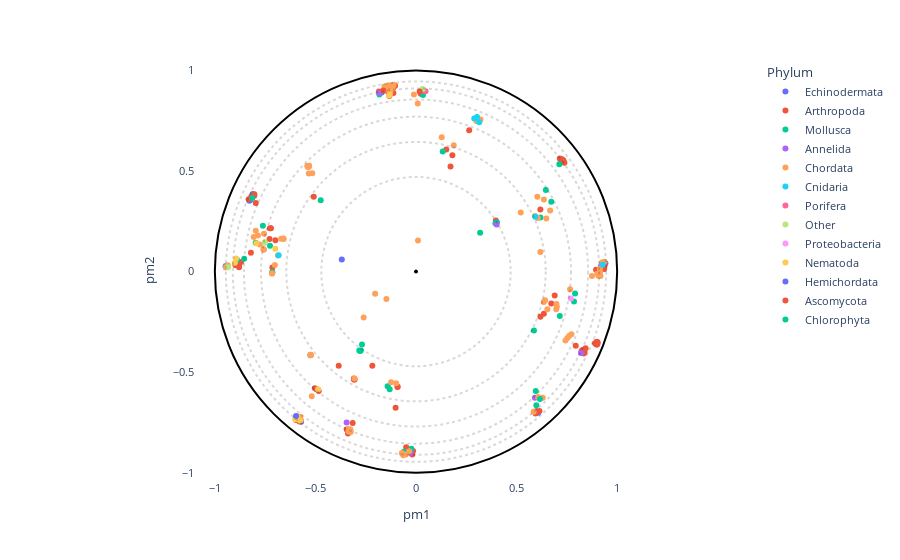

Notebook code cell kept with this figure:
### Markdown cell above
### Create interactive plot

### Code cell
# OPTIONS =================================================
#Here you can set different parameters to color & annotate the resulting projection:
title = ""
#----------------------------------------------------------
# Select the coloring from annotation .csv file:
labels_name = "Phylum"
# Select classes to label among the "labels_name" or "second_labels_name" column (comma separated list):
second_labels_name = ""
labels_text = []
show_text = True
#----------------------------------------------------------
# Use a custom color palette:
color_palette = None #Default: None
use_custom_palette = False
# Select projection center:
id_for_rotation = None #Default: None
use_selected_center = False
#==========================================================


#Check projection visualization parameters
#Labels name
if labels_name == "":
    labels_name = None
elif labels_name not in annotation_names:
    raise NameError(f"labels_name {labels_name} is not in the availables annotations.\nAvailables annotations: {annotation_names}")
#Second labels name
if second_labels_name == "":
    second_labels_name = None
elif second_labels_name not in annotation_names:
    raise NameError(f'"second_labels_name" {second_labels_name} is not in the availables annotations.\nAvailables annotations: {annotation_names}')
#Color palet selection
if not use_custom_palette:
    color_palette = None
#Center of projection selection

tmp_id_for_rotation = -1
if use_selected_center and id_for_rotation is not None:
    if id_for_rotation != tmp_id_for_rotation:
        tmp_id_for_rotation = id_for_rotation

        poincare_coord = df_embedding[["pm1","pm2"]].sort_values(by=["proteins_id"])
        poincare_coord = poincare_coord.values[:,:2]
        model = PoincareMaps(poincare_coord)
        model.get_distances()

        model.iroot = id_for_rotation - 1  #Zero indexing
        model.rotate()

        df_embedding["pm1"] = model.coordinates_rotated[:,0]
        df_embedding["pm2"] = model.coordinates_rotated[:,1]
else:
    df_embedding["pm1"] = df_embedding["pm1_com"]
    df_embedding["pm2"] = df_embedding["pm2_com"]

#Plot graph
fig = plot_embedding_interactive(df_embedding, 
                                 labels_name = labels_name,
                                 second_labels_name = second_labels_name, 
                                 show_text = show_text,
                                 labels_text = labels_text,
                                 color_palette = color_palette, 
                                 title = title, 
                                 fontsize = 11)
fig.show()

### Figure 1 — Plotly figure (JSON) as saved in the notebook; plotly's stock layout.template omitted (floating-point values rounded to 4 significant figures; data arrays with more than 128 entries replaced by an {"elided": "..."} marker saying what was removed)
{"data": [{"customdata": {"elided": "10x19 mixed values"}, "hovertemplate": "<b>%{hovertext}</b><br><br>Phylum=%{customdata[13]}<br>pm1=%{x}<br>pm2=%{y}<br>proteins_id=%{customdata[0]}<br>tree1=%{customdata[1]}<br>tree2=%{customdata[2]}<br>tree3=%{customdata[3]}<br>tree4=%{customdata[4]}<br>full_name=%{customdata[5]}<br>short_name=%{customdata[6]}<br>full_species=%{customdata[7]}<br>short_species=%{customdata[8]}<br>evo_distance=%{customdata[9]}<br>Color_species=%{customdata[10]}<br>Domain=%{customdata[11]}<br>Kingdom=%{customdata[12]}<br>Subphylum=%{customdata[14]}<br>Class=%{customdata[15]}<br>Genus=%{customdata[16]}<br>pm1_com=%{customdata[17]}<br>pm2_com=%{customdata[18]}<extra></extra>", "hovertext": ["Echinodermata", "Echinodermata", "Echinodermata", "Echinodermata", "Echinodermata", "Echinodermata", "Echinodermata", "Echinodermata", "Echinodermata", "Echinodermata"], "legendgroup": "Echinodermata", "marker": {"color": "#636efa", "symbol": "circle"}, "mode": "markers", "name": "Echinodermata", "orientation": "v", "showlegend": true, "textposition": "top right", "type": "scatter", "x": [-0.1703, 0.6072, -0.8245, -0.3688, -0.8117, 0.9417, -0.4948, -0.8287, -0.5714, -0.8797], "xaxis": "x", "y": [0.8903, -0.702, 0.3562, 0.06036, 0.386, 0.04186, -0.5851, 0.3524, -0.7461, 0.02891], "yaxis": "y"}, {"customdata": {"elided": "84x19 mixed values"}, "hovertemplate": "<b>%{hovertext}</b><br><br>Phylum=%{customdata[13]}<br>pm1=%{x}<br>pm2=%{y}<br>proteins_id=%{customdata[0]}<br>tree1=%{customdata[1]}<br>tree2=%{customdata[2]}<br>tree3=%{customdata[3]}<br>tree4=%{customdata[4]}<br>full_name=%{customdata[5]}<br>short_name=%{customdata[6]}<br>full_species=%{customdata[7]}<br>short_species=%{customdata[8]}<br>evo_distance=%{customdata[9]}<br>Color_species=%{customdata[10]}<br>Domain=%{customdata[11]}<br>Kingdom=%{customdata[12]}<br>Subphylum=%{customdata[14]}<br>Class=%{customdata[15]}<br>Genus=%{customdata[16]}<br>pm1_com=%{customdata[17]}<br>pm2_com=%{customdata[18]}<extra></extra>", "hovertext": ["Arthropoda", "Arthropoda", "Arthropoda", "Arthropoda", "Arthropoda", "Arthropoda", "Arthropoda", "Arthropoda", "Arthropoda", "Arthropoda", "Arthropoda", "Arthropoda", "Arthropoda", "Arthropoda", "Arthropoda", "Arthropoda", "Arthropoda", "Arthropoda", "Arthropoda", "Arthropoda", "Arthropoda", "Arthropoda", "Arthropoda", "Arthropoda", "Arthropoda", "Arthropoda", "Arthropoda", "Arthropoda", "Arthropoda", "Arthropoda", "Arthropoda", "Arthropoda", "Arthropoda", "Arthropoda", "Arthropoda", "Arthropoda", "Arthropoda", "Arthropoda", "Arthropoda", "Arthropoda", "Arthropoda", "Arthropoda", "Arthropoda", "Arthropoda", "Arthropoda", "Arthropoda", "Arthropoda", "Arthropoda", "Arthropoda", "Arthropoda", "Arthropoda", "Arthropoda", "Arthropoda", "Arthropoda", "Arthropoda", "Arthropoda", "Arthropoda", "Arthropoda", "Arthropoda", "Arthropoda", "Arthropoda", "Arthropoda", "Arthropoda", "Arthropoda", "Arthropoda", "Arthropoda", "Arthropoda", "Arthropoda", "Arthropoda", "Arthropoda", "Arthropoda", "Arthropoda", "Arthropoda", "Arthropoda", "Arthropoda", "Arthropoda", "Arthropoda", "Arthropoda", "Arthropoda", "Arthropoda", "Arthropoda", "Arthropoda", "Arthropoda", "Arthropoda"], "legendgroup": "Arthropoda", "marker": {"color": "#EF553B", "symbol": "circle"}, "mode": "markers", "name": "Arthropoda", "orientation": "v", "showlegend": true, "textposition": "top right", "type": "scatter", "x": [-0.58, 0.8339, -0.1525, -0.0187, -0.1041, 0.8382, -0.699, -0.714, -0.8035, -0.7575, -0.338, -0.3087, -0.1364, -0.8973, 0.8986, 0.8903, 0.8429, 0.8983, 0.8231, 0.9008, 0.9029, 0.8977, 0.8967, 0.9022, -0.1275, -0.1109, 0.7148, -0.8209, -0.7281, -0.7265, -0.5083, 0.1717, 0.2644, 0.8288, 0.7942, 0.1809, -0.503, 0.1506, -0.7968, -0.8197, -0.8041, -0.8322, -0.721, -0.09125, -0.09211, -0.01459, -0.3445, -0.2171, -0.3148, -0.1014, -0.04893, -0.3843, 0.6727, 0.6356, 0.6183, 0.8951, 0.9357, 0.9374, -0.4839, 0.9323, -0.9437, -0.8796, -0.5966, -0.586, -0.587, -0.1842, -0.8697, 0.02359, 0.7201, 0.7265, 0.7266, 0.7332, 0.7378, -0.3089, -0.305, 0.6138, 0.5944, 0.5991, -0.1401, 0.6894, 0.6187, -0.1124, -0.1323, 0.397], "xaxis": "x", "y": [-0.7455, -0.4071, 0.9111, -0.9098, 0.924, -0.3993, 0.1564, 0.02083, 0.3843, 0.1098, -0.8049, -0.5362, 0.9046, 0.03209, -0.3492, -0.3564, -0.3811, -0.3573, -0.3949, -0.3622, -0.3508, -0.3545, -0.3623, -0.3566, 0.9146, 0.9174, 0.5617, 0.09431, 0.1626, 0.2152, 0.3718, 0.522, 0.703, -0.3902, -0.369, 0.5787, -0.5799, 0.6069, 0.3408, 0.3712, 0.3777, 0.3602, 0.2159, -0.5727, -0.5737, -0.8916, -0.7853, -0.4683, -0.7522, -0.6772, -0.873, -0.4679, -0.1591, -0.2093, 0.3093, 0.008765, 0.01326, 0.02924, -0.5931, 0.03861, 0.02497, 0.02194, -0.7381, -0.7354, -0.7299, 0.8953, 0.04758, 0.8839, 0.5506, 0.5591, 0.5451, 0.5529, 0.5416, -0.5318, -0.536, -0.6929, -0.7055, -0.6926, 0.8952, -0.119, -0.2247, 0.8877, 0.8727, 0.2538], "yaxis": "y"}, {"customdata": {"elided": "36x19 mixed values"}, "hovertemplate": "<b>%{hovertext}</b><br><br>Phylum=%{customdata[13]}<br>pm1=%{x}<br>pm2=%{y}<br>proteins_id=%{customdata[0]}<br>tree1=%{customdata[1]}<br>tree2=%{customdata[2]}<br>tree3=%{customdata[3]}<br>tree4=%{customdata[4]}<br>full_name=%{customdata[5]}<br>short_name=%{customdata[6]}<br>full_species=%{customdata[7]}<br>short_species=%{customdata[8]}<br>evo_distance=%{customdata[9]}<br>Color_species=%{customdata[10]}<br>Domain=%{customdata[11]}<br>Kingdom=%{customdata[12]}<br>Subphylum=%{customdata[14]}<br>Class=%{customdata[15]}<br>Genus=%{customdata[16]}<br>pm1_com=%{customdata[17]}<br>pm2_com=%{customdata[18]}<extra></extra>", "hovertext": ["Mollusca", "Mollusca", "Mollusca", "Mollusca", "Mollusca", "Mollusca", "Mollusca", "Mollusca", "Mollusca", "Mollusca", "Mollusca", "Mollusca", "Mollusca", "Mollusca", "Mollusca", "Mollusca", "Mollusca", "Mollusca", "Mollusca", "Mollusca", "Mollusca", "Mollusca", "Mollusca", "Mollusca", "Mollusca", "Mollusca", "Mollusca", "Mollusca", "Mollusca", "Mollusca", "Mollusca", "Mollusca", "Mollusca", "Mollusca", "Mollusca", "Mollusca"], "legendgroup": "Mollusca", "marker": {"color": "#00cc96", "symbol": "circle"}, "mode": "markers", "name": "Mollusca", "orientation": "v", "showlegend": true, "textposition": "top right", "type": "scatter", "x": [-0.525, -0.7259, 0.6455, -0.4737, 0.7855, 0.1328, 0.6725, -0.7142, -0.7148, -0.7969, -0.7612, -0.8542, -0.8137, -0.06013, -0.141, -0.04316, -0.02305, -0.2781, -0.2686, -0.2742, -0.282, 0.7149, 0.3187, 0.6187, -0.9461, 0.7907, -0.1823, 0.7125, 0.5982, 0.5953, 0.5865, -0.89, 0.3948, 0.4025, 0.03464, -0.1309], "xaxis": "x", "y": [-0.4153, 0.1289, 0.406, 0.3548, -0.1483, 0.597, 0.3469, -0.003272, -0.003367, 0.1429, 0.2274, 0.06433, 0.3658, -0.8962, -0.5696, -0.8986, -0.8807, -0.3944, -0.3623, -0.3922, -0.3918, -0.2211, 0.1928, 0.2695, 0.0282, -0.1084, 0.8799, 0.5332, -0.6645, -0.5936, -0.2933, 0.05915, 0.2408, 0.2458, 0.8783, -0.5855], "yaxis": "y"}, {"customdata": {"elided": "9x19 mixed values"}, "hovertemplate": "<b>%{hovertext}</b><br><br>Phylum=%{customdata[13]}<br>pm1=%{x}<br>pm2=%{y}<br>proteins_id=%{customdata[0]}<br>tree1=%{customdata[1]}<br>tree2=%{customdata[2]}<br>tree3=%{customdata[3]}<br>tree4=%{customdata[4]}<br>full_name=%{customdata[5]}<br>short_name=%{customdata[6]}<br>full_species=%{customdata[7]}<br>short_species=%{customdata[8]}<br>evo_distance=%{customdata[9]}<br>Color_species=%{customdata[10]}<br>Domain=%{customdata[11]}<br>Kingdom=%{customdata[12]}<br>Subphylum=%{customdata[14]}<br>Class=%{customdata[15]}<br>Genus=%{customdata[16]}<br>pm1_com=%{customdata[17]}<br>pm2_com=%{customdata[18]}<extra></extra>", "hovertext": ["Annelida", "Annelida", "Annelida", "Annelida", "Annelida", "Annelida", "Annelida", "Annelida", "Annelida"], "legendgroup": "Annelida", "marker": {"color": "#ab63fa", "symbol": "circle"}, "mode": "markers", "name": "Annelida", "orientation": "v", "showlegend": true, "textposition": "top right", "type": "scatter", "x": [-0.0268, -0.3448, 0.919, 0.03705, 0.8205, 0.4006, -0.9466, -0.1818, 0.5911], "xaxis": "x", "y": [-0.9, -0.7507, 0.02627, 0.8976, -0.4046, 0.2336, 0.02358, 0.8875, -0.6275], "yaxis": "y"}, {"customdata": {"elided": "88x19 mixed values"}, "hovertemplate": "<b>%{hovertext}</b><br><br>Phylum=%{customdata[13]}<br>pm1=%{x}<br>pm2=%{y}<br>proteins_id=%{customdata[0]}<br>tree1=%{customdata[1]}<br>tree2=%{customdata[2]}<br>tree3=%{customdata[3]}<br>tree4=%{customdata[4]}<br>full_name=%{customdata[5]}<br>short_name=%{customdata[6]}<br>full_species=%{customdata[7]}<br>short_species=%{customdata[8]}<br>evo_distance=%{customdata[9]}<br>Color_species=%{customdata[10]}<br>Domain=%{customdata[11]}<br>Kingdom=%{customdata[12]}<br>Subphylum=%{customdata[14]}<br>Class=%{customdata[15]}<br>Genus=%{customdata[16]}<br>pm1_com=%{customdata[17]}<br>pm2_com=%{customdata[18]}<extra></extra>", "hovertext": ["Chordata", "Chordata", "Chordata", "Chordata", "Chordata", "Chordata", "Chordata", "Chordata", "Chordata", "Chordata", "Chordata", "Chordata", "Chordata", "Chordata", "Chordata", "Chordata", "Chordata", "Chordata", "Chordata", "Chordata", "Chordata", "Chordata", "Chordata", "Chordata", "Chordata", "Chordata", "Chordata", "Chordata", "Chordata", "Chordata", "Chordata", "Chordata", "Chordata", "Chordata", "Chordata", "Chordata", "Chordata", "Chordata", "Chordata", "Chordata", "Chordata", "Chordata", "Chordata", "Chordata", "Chordata", "Chordata", "Chordata", "Chordata", "Chordata", "Chordata", "Chordata", "Chordata", "Chordata", "Chordata", "Chordata", "Chordata", "Chordata", "Chordata", "Chordata", "Chordata", "Chordata", "Chordata", "Chordata", "Chordata", "Chordata", "Chordata", "Chordata", "Chordata", "Chordata", "Chordata", "Chordata", "Chordata", "Chordata", "Chordata", "Chordata", "Chordata", "Chordata", "Chordata", "Chordata", "Chordata", "Chordata", "Chordata", "Chordata", "Chordata", "Chordata", "Chordata", "Chordata", "Chordata"], "legendgroup": "Chordata", "marker": {"color": "#FFA15A", "symbol": "circle"}, "mode": "markers", "name": "Chordata", "orientation": "v", "showlegend": true, "textposition": "top right", "type": "scatter", "x": [0.6053, -0.5724, -0.1209, -0.1158, -0.1273, 0.1877, -0.1501, 0.5849, 0.008772, -0.01021, -0.2602, -0.6582, -0.6703, -0.6592, -0.3351, -0.5182, 0.6531, -0.7968, 0.6419, 0.1279, 0.6476, 0.5918, -0.1113, -0.5324, -0.531, -0.5404, -0.533, -0.5156, 0.697, -0.6865, -0.7556, -0.5377, -0.9356, -0.1358, 0.3003, 0.3209, -0.5236, -0.1568, -0.5249, -0.5232, -0.5234, -0.1472, 0.6357, 0.6667, 0.5207, 0.6034, -0.2034, -0.7017, -0.7154, -0.786, -0.8069, -0.7512, -0.7572, 0.6181, 0.7, 0.009787, -0.7769, -0.7156, -0.3352, -0.1238, -0.09868, -0.05017, -0.3245, -0.03428, -0.326, -0.06324, -0.0708, 0.6981, 0.6354, 0.7661, 0.6068, 0.7526, 0.7726, 0.7431, 0.7609, 0.915, 0.907, 0.9246, 0.8748, 0.9171, 0.901, 0.9361, 0.9139, -0.9445, -0.5762, -0.5967, -0.3056, 0.6304], "xaxis": "x", "y": [0.2667, -0.7375, 0.9239, 0.9118, 0.8943, 0.6279, 0.9047, -0.6973, 0.8359, 0.88, -0.2278, 0.1627, 0.1628, 0.1651, -0.7827, -0.6195, -0.1871, 0.2028, -0.1422, 0.6681, 0.2638, 0.2764, 0.9289, 0.5212, 0.5267, 0.5255, 0.4881, 0.4895, -0.1876, 0.08047, 0.1881, 0.5198, 0.03108, 0.9259, 0.7488, 0.7561, -0.4137, 0.9201, -0.4138, -0.4155, -0.4147, -0.1361, 0.3583, 0.3041, 0.294, 0.3718, -0.1099, 0.03333, -0.009319, 0.1795, 0.1716, 0.1441, 0.1093, 0.09769, -0.1751, 0.1548, 0.1348, -0.009348, -0.7951, -0.5496, -0.5552, -0.9092, -0.7979, -0.8927, -0.7854, -0.913, -0.9013, -0.1608, -0.1506, -0.08824, -0.6234, -0.3301, -0.3116, -0.3426, -0.3201, -0.003669, -0.02085, 0.04555, -0.02216, -0.02216, -0.01032, 0.04886, 0.01356, 0.02024, -0.7221, -0.7265, -0.5317, -0.627], "yaxis": "y"}, {"customdata": [[18, -1, -1, 8, 4, "Predicted protein", "Predicted", "Nematostella vectensis", "Nematostella", 2.434, "Cnidaria", "Eukaryota", "Metazoa", "Cnidaria", "Other", "Other", "Other", 0.9283, 0.03411], [82, -1, 15, 7, 4, "Predicted protein", "Predicted", "Nematostella vectensis", "Nematostella", 3.063, "Cnidaria", "Eukaryota", "Metazoa", "Cnidaria", "Other", "Other", "Other", 0.5932, 0.2731], [83, 20, 15, 7, 4, "Predicted protein", "Predicted", "Nematostella vectensis", "Nematostella", 2.696, "Cnidaria", "Eukaryota", "Metazoa", "Cnidaria", "Other", "Other", "Other", 0.2896, 0.7611], [84, -1, 15, 7, 4, "Predicted protein", "Predicted", "Nematostella vectensis", "Nematostella", 2.747, "Cnidaria", "Eukaryota", "Metazoa", "Cnidaria", "Other", "Other", "Other", 0.3034, 0.7688], [85, 20, 15, 7, 4, "Predicted protein", "Predicted", "Nematostella vectensis", "Nematostella", 2.467, "Cnidaria", "Eukaryota", "Metazoa", "Cnidaria", "Other", "Other", "Other", 0.3144, 0.7419], [208, -1, -1, -1, 3, "Predicted protein", "Predicted", "Nematostella vectensis", "Nematostella", 3.137, "Cnidaria", "Eukaryota", "Metazoa", "Cnidaria", "Other", "Other", "Other", -0.683, 0.0808]], "hovertemplate": "<b>%{hovertext}</b><br><br>Phylum=%{customdata[13]}<br>pm1=%{x}<br>pm2=%{y}<br>proteins_id=%{customdata[0]}<br>tree1=%{customdata[1]}<br>tree2=%{customdata[2]}<br>tree3=%{customdata[3]}<br>tree4=%{customdata[4]}<br>full_name=%{customdata[5]}<br>short_name=%{customdata[6]}<br>full_species=%{customdata[7]}<br>short_species=%{customdata[8]}<br>evo_distance=%{customdata[9]}<br>Color_species=%{customdata[10]}<br>Domain=%{customdata[11]}<br>Kingdom=%{customdata[12]}<br>Subphylum=%{customdata[14]}<br>Class=%{customdata[15]}<br>Genus=%{customdata[16]}<br>pm1_com=%{customdata[17]}<br>pm2_com=%{customdata[18]}<extra></extra>", "hovertext": ["Cnidaria", "Cnidaria", "Cnidaria", "Cnidaria", "Cnidaria", "Cnidaria"], "legendgroup": "Cnidaria", "marker": {"color": "#19d3f3", "symbol": "circle"}, "mode": "markers", "name": "Cnidaria", "orientation": "v", "showlegend": true, "textposition": "top right", "type": "scatter", "x": [0.9283, 0.5932, 0.2896, 0.3034, 0.3144, -0.683], "xaxis": "x", "y": [0.03411, 0.2731, 0.7611, 0.7688, 0.7419, 0.0808], "yaxis": "y"}, {"customdata": [[37, -1, -1, 9, 3, "Uncharacterized protein", "Uncharacterized", "Amphimedon queenslandica", "Amphimedon", 2.522, "Porifera", "Eukaryota", "Metazoa", "Porifera", "Other", "Other", "Other", 0.04749, 0.8965]], "hovertemplate": "<b>%{hovertext}</b><br><br>Phylum=%{customdata[13]}<br>pm1=%{x}<br>pm2=%{y}<br>proteins_id=%{customdata[0]}<br>tree1=%{customdata[1]}<br>tree2=%{customdata[2]}<br>tree3=%{customdata[3]}<br>tree4=%{customdata[4]}<br>full_name=%{customdata[5]}<br>short_name=%{customdata[6]}<br>full_species=%{customdata[7]}<br>short_species=%{customdata[8]}<br>evo_distance=%{customdata[9]}<br>Color_species=%{customdata[10]}<br>Domain=%{customdata[11]}<br>Kingdom=%{customdata[12]}<br>Subphylum=%{customdata[14]}<br>Class=%{customdata[15]}<br>Genus=%{customdata[16]}<br>pm1_com=%{customdata[17]}<br>pm2_com=%{customdata[18]}<extra></extra>", "hovertext": ["Porifera"], "legendgroup": "Porifera", "marker": {"color": "#FF6692", "symbol": "circle"}, "mode": "markers", "name": "Porifera", "orientation": "v", "showlegend": true, "textposition": "top right", "type": "scatter", "x": [0.04749], "xaxis": "x", "y": [0.8965], "yaxis": "y"}, {"customdata": [[78, -1, -1, 20, 7, "Putative uncharacterized protein", "Putative", "Trichoplax adhaerens", "Trichoplax", 2.316, "Placozoa", "Eukaryota", "Metazoa", "Other", "Other", "Other", "Other", -0.9338, 0.02126], [79, -1, -1, 6, 3, "Globin", "Globin", "Gemmatirosa kalamazoonesis", "Gemmatirosa", 2.905, "Bacteria", "Bacteria", "Bacteria", "Other", "Other", "Other", "Other", -0.7512, 0.1441], [80, -1, 9, 6, 3, "Globin", "Globin", "Gemmatirosa kalamazoonesis", "Gemmatirosa", 3.007, "Bacteria", "Bacteria", "Bacteria", "Other", "Other", "Other", "Other", 0.03368, 0.9072]], "hovertemplate": "<b>%{hovertext}</b><br><br>Phylum=%{customdata[13]}<br>pm1=%{x}<br>pm2=%{y}<br>proteins_id=%{customdata[0]}<br>tree1=%{customdata[1]}<br>tree2=%{customdata[2]}<br>tree3=%{customdata[3]}<br>tree4=%{customdata[4]}<br>full_name=%{customdata[5]}<br>short_name=%{customdata[6]}<br>full_species=%{customdata[7]}<br>short_species=%{customdata[8]}<br>evo_distance=%{customdata[9]}<br>Color_species=%{customdata[10]}<br>Domain=%{customdata[11]}<br>Kingdom=%{customdata[12]}<br>Subphylum=%{customdata[14]}<br>Class=%{customdata[15]}<br>Genus=%{customdata[16]}<br>pm1_com=%{customdata[17]}<br>pm2_com=%{customdata[18]}<extra></extra>", "hovertext": ["Other", "Other", "Other"], "legendgroup": "Other", "marker": {"color": "#B6E880", "symbol": "circle"}, "mode": "markers", "name": "Other", "orientation": "v", "showlegend": true, "textposition": "top right", "type": "scatter", "x": [-0.9338, -0.7512, 0.03368], "xaxis": "x", "y": [0.02126, 0.1441, 0.9072], "yaxis": "y"}, {"customdata": [[81, -1, 9, 6, 3, "Hemin receptor", "Hemin", "Halothiobacillus sp.", "Halothiobacillus", 2.535, "Bacteria", "Bacteria", "Bacteria", "Proteobacteria", "Other", "Gammaproteobacteria", "Other", 0.7696, -0.1334]], "hovertemplate": "<b>%{hovertext}</b><br><br>Phylum=%{customdata[13]}<br>pm1=%{x}<br>pm2=%{y}<br>proteins_id=%{customdata[0]}<br>tree1=%{customdata[1]}<br>tree2=%{customdata[2]}<br>tree3=%{customdata[3]}<br>tree4=%{customdata[4]}<br>full_name=%{customdata[5]}<br>short_name=%{customdata[6]}<br>full_species=%{customdata[7]}<br>short_species=%{customdata[8]}<br>evo_distance=%{customdata[9]}<br>Color_species=%{customdata[10]}<br>Domain=%{customdata[11]}<br>Kingdom=%{customdata[12]}<br>Subphylum=%{customdata[14]}<br>Class=%{customdata[15]}<br>Genus=%{customdata[16]}<br>pm1_com=%{customdata[17]}<br>pm2_com=%{customdata[18]}<extra></extra>", "hovertext": ["Proteobacteria"], "legendgroup": "Proteobacteria", "marker": {"color": "#FF97FF", "symbol": "circle"}, "mode": "markers", "name": "Proteobacteria", "orientation": "v", "showlegend": true, "textposition": "top right", "type": "scatter", "x": [0.7696], "xaxis": "x", "y": [-0.1334], "yaxis": "y"}, {"customdata": {"elided": "10x19 mixed values"}, "hovertemplate": "<b>%{hovertext}</b><br><br>Phylum=%{customdata[13]}<br>pm1=%{x}<br>pm2=%{y}<br>proteins_id=%{customdata[0]}<br>tree1=%{customdata[1]}<br>tree2=%{customdata[2]}<br>tree3=%{customdata[3]}<br>tree4=%{customdata[4]}<br>full_name=%{customdata[5]}<br>short_name=%{customdata[6]}<br>full_species=%{customdata[7]}<br>short_species=%{customdata[8]}<br>evo_distance=%{customdata[9]}<br>Color_species=%{customdata[10]}<br>Domain=%{customdata[11]}<br>Kingdom=%{customdata[12]}<br>Subphylum=%{customdata[14]}<br>Class=%{customdata[15]}<br>Genus=%{customdata[16]}<br>pm1_com=%{customdata[17]}<br>pm2_com=%{customdata[18]}<extra></extra>", "hovertext": ["Nematoda", "Nematoda", "Nematoda", "Nematoda", "Nematoda", "Nematoda", "Nematoda", "Nematoda", "Nematoda", "Nematoda"], "legendgroup": "Nematoda", "marker": {"color": "#FECB52", "symbol": "circle"}, "mode": "markers", "name": "Nematoda", "orientation": "v", "showlegend": true, "textposition": "top right", "type": "scatter", "x": [-0.6002, -0.5769, -0.5906, -0.7936, -0.1329, -0.1303, -0.894, -0.9007, -0.4865, -0.6994], "xaxis": "x", "y": [-0.7338, -0.7401, -0.7194, 0.1411, 0.8758, 0.8815, 0.06475, 0.04398, -0.5845, 0.1137], "yaxis": "y"}, {"customdata": [[203, -1, -1, 14, 6, "Neuroglobin like protein", "Neuroglobin", "Saccoglossus kowalevskii", "Saccoglossus", 2.36, "Hemichordata", "Eukaryota", "Metazoa", "Hemichordata", "Other", "Other", "Other", -0.5964, -0.7177]], "hovertemplate": "<b>%{hovertext}</b><br><br>Phylum=%{customdata[13]}<br>pm1=%{x}<br>pm2=%{y}<br>proteins_id=%{customdata[0]}<br>tree1=%{customdata[1]}<br>tree2=%{customdata[2]}<br>tree3=%{customdata[3]}<br>tree4=%{customdata[4]}<br>full_name=%{customdata[5]}<br>short_name=%{customdata[6]}<br>full_species=%{customdata[7]}<br>short_species=%{customdata[8]}<br>evo_distance=%{customdata[9]}<br>Color_species=%{customdata[10]}<br>Domain=%{customdata[11]}<br>Kingdom=%{customdata[12]}<br>Subphylum=%{customdata[14]}<br>Class=%{customdata[15]}<br>Genus=%{customdata[16]}<br>pm1_com=%{customdata[17]}<br>pm2_com=%{customdata[18]}<extra></extra>", "hovertext": ["Hemichordata"], "legendgroup": "Hemichordata", "marker": {"color": "#636efa", "symbol": "circle"}, "mode": "markers", "name": "Hemichordata", "orientation": "v", "showlegend": true, "textposition": "top right", "type": "scatter", "x": [-0.5964], "xaxis": "x", "y": [-0.7177], "yaxis": "y"}, {"customdata": [[210, 15, 8, 6, 3, "ARAD1D45562p", "ARAD1D45562p", "Blastobotrys adeninivorans", "Blastobotrys", 3.652, "Fungi", "Eukaryota", "Fungi", "Ascomycota", "Other", "Other", "Other", 0.01816, 0.8954], [234, 15, 8, 6, 3, "CYFA0S05e02454g1_1", "CYFA0S05e02454g1_1", "Cyberlindnera fabianii", "Cyberlindnera", 4.119, "Fungi", "Eukaryota", "Fungi", "Ascomycota", "Other", "Other", "Other", -0.1624, 0.9007]], "hovertemplate": "<b>%{hovertext}</b><br><br>Phylum=%{customdata[13]}<br>pm1=%{x}<br>pm2=%{y}<br>proteins_id=%{customdata[0]}<br>tree1=%{customdata[1]}<br>tree2=%{customdata[2]}<br>tree3=%{customdata[3]}<br>tree4=%{customdata[4]}<br>full_name=%{customdata[5]}<br>short_name=%{customdata[6]}<br>full_species=%{customdata[7]}<br>short_species=%{customdata[8]}<br>evo_distance=%{customdata[9]}<br>Color_species=%{customdata[10]}<br>Domain=%{customdata[11]}<br>Kingdom=%{customdata[12]}<br>Subphylum=%{customdata[14]}<br>Class=%{customdata[15]}<br>Genus=%{customdata[16]}<br>pm1_com=%{customdata[17]}<br>pm2_com=%{customdata[18]}<extra></extra>", "hovertext": ["Ascomycota", "Ascomycota"], "legendgroup": "Ascomycota", "marker": {"color": "#EF553B", "symbol": "circle"}, "mode": "markers", "name": "Ascomycota", "orientation": "v", "showlegend": true, "textposition": "top right", "type": "scatter", "x": [0.01816, -0.1624], "xaxis": "x", "y": [0.8954, 0.9007], "yaxis": "y"}, {"customdata": [[227, -1, -1, 9, 3, "Uncharacterized protein", "Uncharacterized", "Micromonas commoda", "Micromonas", 2.71, "Viridiplantae", "Eukaryota", "Plantae", "Chlorophyta", "Other", "Other", "Other", 0.6162, -0.6331]], "hovertemplate": "<b>%{hovertext}</b><br><br>Phylum=%{customdata[13]}<br>pm1=%{x}<br>pm2=%{y}<br>proteins_id=%{customdata[0]}<br>tree1=%{customdata[1]}<br>tree2=%{customdata[2]}<br>tree3=%{customdata[3]}<br>tree4=%{customdata[4]}<br>full_name=%{customdata[5]}<br>short_name=%{customdata[6]}<br>full_species=%{customdata[7]}<br>short_species=%{customdata[8]}<br>evo_distance=%{customdata[9]}<br>Color_species=%{customdata[10]}<br>Domain=%{customdata[11]}<br>Kingdom=%{customdata[12]}<br>Subphylum=%{customdata[14]}<br>Class=%{customdata[15]}<br>Genus=%{customdata[16]}<br>pm1_com=%{customdata[17]}<br>pm2_com=%{customdata[18]}<extra></extra>", "hovertext": ["Chlorophyta"], "legendgroup": "Chlorophyta", "marker": {"color": "#00cc96", "symbol": "circle"}, "mode": "markers", "name": "Chlorophyta", "orientation": "v", "showlegend": true, "textposition": "top right", "type": "scatter", "x": [0.6162], "xaxis": "x", "y": [-0.6331], "yaxis": "y"}], "layout": {"autosize": true, "font": {"size": 11}, "legend": {"title": {"text": "Phylum"}, "tracegroupgap": 0}, "margin": {"t": 60}, "plot_bgcolor": "rgba(0, 0, 0, 0)", "shapes": [{"line": {"color": "black", "dash": "dot"}, "opacity": 0.15, "type": "circle", "x0": -0.4706, "x1": 0.4706, "y0": -0.4706, "y1": 0.4706}, {"line": {"color": "black", "dash": "dot"}, "opacity": 0.15, "type": "circle", "x0": -0.6447, "x1": 0.6447, "y0": -0.6447, "y1": 0.6447}, {"line": {"color": "black", "dash": "dot"}, "opacity": 0.15, "type": "circle", "x0": -0.7705, "x1": 0.7705, "y0": -0.7705, "y1": 0.7705}, {"line": {"color": "black", "dash": "dot"}, "opacity": 0.15, "type": "circle", "x0": -0.8557, "x1": 0.8557, "y0": -0.8557, "y1": 0.8557}, {"line": {"color": "black", "dash": "dot"}, "opacity": 0.15, "type": "circle", "x0": -0.9108, "x1": 0.9108, "y0": -0.9108, "y1": 0.9108}, {"line": {"color": "black", "dash": "dot"}, "opacity": 0.15, "type": "circle", "x0": -0.9455, "x1": 0.9455, "y0": -0.9455, "y1": 0.9455}, {"line": {"color": "Black"}, "type": "circle", "x0": -1, "x1": 1, "xref": "x", "y0": -1, "y1": 1, "yref": "y"}, {"fillcolor": "Black", "line": {"color": "Black"}, "type": "circle", "x0": -0.005, "x1": 0.005, "xref": "x", "y0": -0.005, "y1": 0.005, "yref": "y"}], "title": {"text": "", "x": 0.5}, "xaxis": {"anchor": "y", "constrain": "domain", "domain": [0.1609, 0.8391], "range": [-1.1, 1.1], "title": {"text": "pm1"}, "type": "linear"}, "yaxis": {"anchor": "x", "autorange": true, "domain": [0, 1], "range": [-1.028, 1.044], "scaleanchor": "x", "scaleratio": 1, "title": {"text": "pm2"}, "type": "linear"}, "yaxis2": {"layer": "below traces", "matches": "y", "overlaying": "y"}}}
